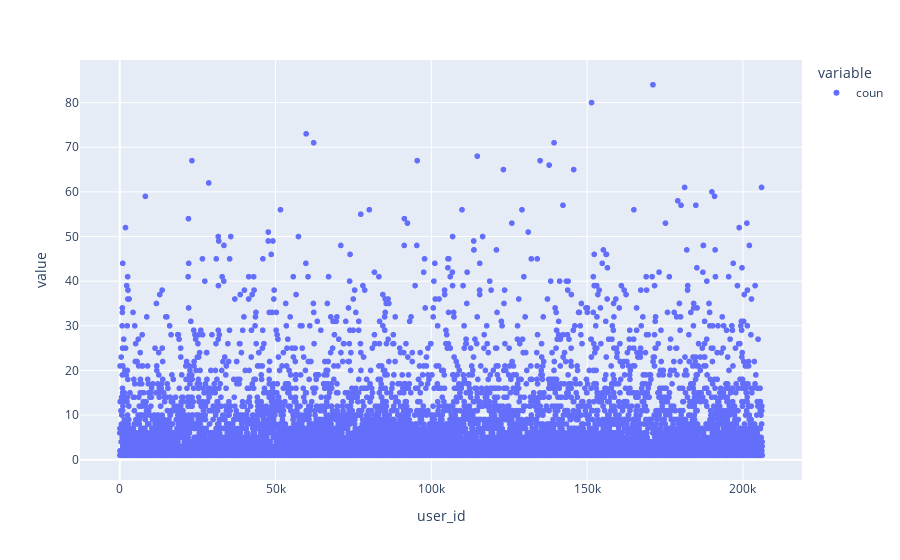

Notebook code cell kept with this figure:
### Markdown cell above
durchschnittliche wiederbestellung pro user oder generell und dann auf produkte vergleichen

### Code cell
px.scatter(df_1.groupby("user_id").agg(coun=("user_id","count")))

### Figure 1 — Plotly figure (JSON) as saved in the notebook; plotly's stock layout.template omitted (floating-point values rounded to 4 significant figures; data arrays with more than 128 entries replaced by an {"elided": "..."} marker saying what was removed)
{"data": [{"hovertemplate": "variable=coun<br>user_id=%{x}<br>value=%{y}<extra></extra>", "legendgroup": "coun", "marker": {"color": "#636efa", "symbol": "circle"}, "mode": "markers", "name": "coun", "showlegend": true, "type": "scattergl", "x": {"elided": "8451 int values"}, "xaxis": "x", "y": {"elided": "8451 int values"}, "yaxis": "y"}], "layout": {"legend": {"title": {"text": "variable"}, "tracegroupgap": 0}, "margin": {"t": 60}, "xaxis": {"anchor": "y", "domain": [0, 1], "title": {"text": "user_id"}}, "yaxis": {"anchor": "x", "domain": [0, 1], "title": {"text": "value"}}}}
